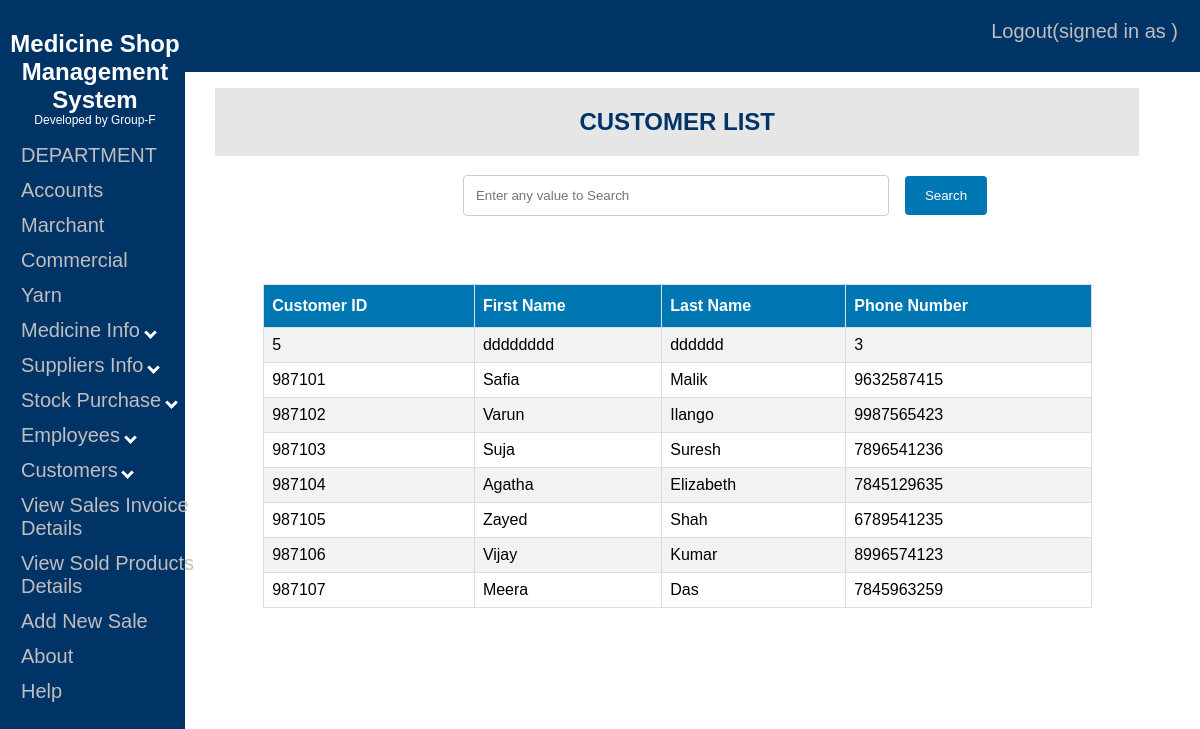
Page /pharm-customer-view.php on the committed database.
### tables this page shows
CREATE TABLE `customer` (
  `C_ID` decimal(6,0) NOT NULL,
  `C_FNAME` varchar(30) NOT NULL,
  `C_LNAME` varchar(30) DEFAULT NULL,
  `C_AGE` int(11) NOT NULL,
  `C_SEX` varchar(6) NOT NULL,
  `C_PHNO` decimal(10,0) NOT NULL,
  `C_MAIL` varchar(40) DEFAULT NULL
);

### pharm-customer-view.php (the view, shortened to what this page needs)
<?php
	if(isset($_POST['search'])) {
		$search=$_POST['valuetosearch'];
		$query="SELECT c_id, c_fname,c_lname,c_phno FROM `customer`
			WHERE CONCAT(c_id, c_fname,c_lname,c_phno) LIKE '%".$search."%';";
		$search_result=filtertable($query);
	}
	else {
			$query="SELECT c_id, c_fname,c_lname,c_phno FROM `customer`";
			$search_result=filtertable($query);
	}
	function filtertable($query)
	{	$conn = mysqli_connect("localhost", "root", "", "pharmacy");
		$filter_result=mysqli_query($conn,$query);
		return $filter_result;
	}
?>
<!DOCTYPE html>
<html>
<head>
<link rel="stylesheet" type="text/css" href="nav2.css">
<link rel="stylesheet" type="text/css" href="table1.css">
<link rel="stylesheet" type="text/css" href="form2.css">
</head>
<body>
<?php require('commom.php'); ?>
	<?php
		include "config.php";
		$sql="SELECT E_FNAME from EMPLOYEE WHERE E_ID='$_SESSION[user]'";
		$result=$conn->query($sql);
		$row=$result->fetch_row();
		$ename=$row[0];
	?>
	<div class="topnav">
		<a href="logout1.php">Logout(signed in as <?php echo $ename; ?>)</a>
	</div>
	<center>
	<div class="head">
	<h2>  CUSTOMER LIST</h2>
	</div>
	<form method="post">
	<input type="text" name="valuetosearch" placeholder="Enter any value to Search" style="width:400px; margin-left:250px;">&nbsp;&nbsp;&nbsp;
	<input type="submit" name="search" value="Search">
	<br><br>
	</form>
	</center>
	<table align="right" id="table1" style="margin-right:100px;">
		<tr>
			<th>Customer ID</th>
			<th>First Name</th>
			<th>Last Name</th>
			<th>Phone Number</th>
		</tr>
	<?php
		if ($search_result->num_rows > 0) {
		while($row = $search_result->fetch_assoc()) {
		echo "<tr>";
			echo "<td>" . $row["c_id"]. "</td>";
			echo "<td>" . $row["c_fname"] . "</td>";
			echo "<td>" . $row["c_lname"]. "</td>";
			echo "<td>" . $row["c_phno"]. "</td>";
		echo "</tr>";
		}
		echo "</table>";
		}
	?>
</body>
</html>

### nav2.css (style rules this page uses)
.topnav { overflow: hidden; background-color: #003366; margin:0px; vertical-align:top; width: 100%; height:9%; position: fixed; x-index: 1; top: 0; left: 0; }
.topnav a { float: right; text-align: center; padding: 20px 22px; text-decoration: none; font-size: 20px; font-family:Arial; color: #bfbfbf; display: block; border: none; background: none; cursor: pointer; outline: none; }
div.head { width:78%; font-family:Arial; background-color:#e6e6e6; color:#003366; float:right; margin-top:80px; margin-right:53px; margin-left:0px; top: 0; right: 0; overflow:hidden; }

### table1.css (style rules this page uses)
#table1 { font-family: Arial; border-collapse: collapse; margin-top:50px; margin-right:25px; width: 70%; overflow:auto; }
#table1 td, #table1 th { border: 1px solid #ddd; padding: 8px; }
#table1 tr:nth-child(even) { background-color: #f2f2f2; }
#table1 th { padding-top: 12px; padding-bottom: 12px; text-align: left; background-color: #0077b3; color: white; }

### form2.css (style rules this page uses)
input[type=text],input[type=number],input[type=date],select { width: 80%; padding: 12px; border: 1px solid #ccc; border-radius: 4px; }
input[type=submit] { background-color: #0077b3; color: white; padding: 12px 20px; border: none; border-radius: 4px; cursor: pointer; display:inline-block; margin-top:20px; }

### rows in the picture
customer: C_ID "5", C_FNAME "dddddddd", C_LNAME "dddddd", C_PHNO "3"
customer: C_ID "987101", C_FNAME "Safia", C_LNAME "Malik", C_PHNO "9632587415"
customer: C_ID "987102", C_FNAME "Varun", C_LNAME "Ilango", C_PHNO "9987565423"
customer: C_ID "987103", C_FNAME "Suja", C_LNAME "Suresh", C_PHNO "7896541236"
customer: C_ID "987104", C_FNAME "Agatha", C_LNAME "Elizabeth", C_PHNO "7845129635"
customer: C_ID "987105", C_FNAME "Zayed", C_LNAME "Shah", C_PHNO "6789541235"
customer: C_ID "987106", C_FNAME "Vijay", C_LNAME "Kumar", C_PHNO "8996574123"
customer: C_ID "987107", C_FNAME "Meera", C_LNAME "Das", C_PHNO "7845963259"
